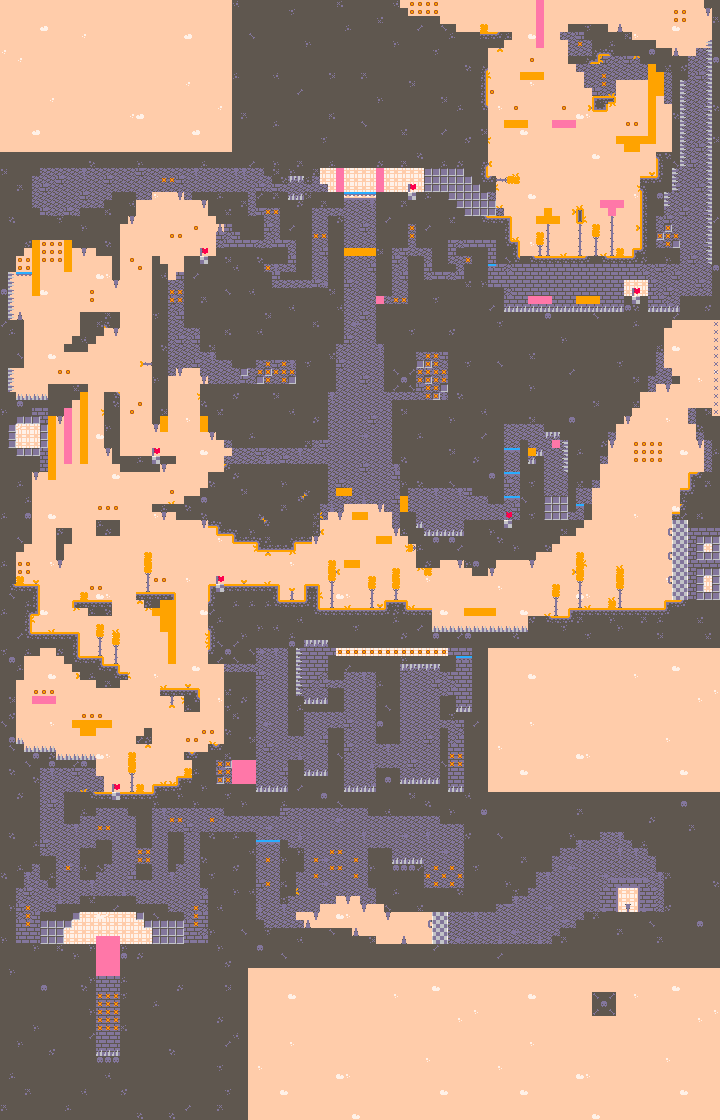

This is a level from a 2D game, rendered from its Tiled map with the project's own tilesets. A one-line summary and the map file follow, with tile-layer data summarised:
An orthogonal 90x140 tile map with 8x8 px tiles, 6 tile layers (Sky, Wall, Wall Details, Terrain, ...) and 12 objects (3x KeyLock, PlayerSpawn, CoinLock, Key1, Key2, ...).

<map version="1.10" tiledversion="1.11.2" orientation="orthogonal" renderorder="right-down" width="90" height="140" tilewidth="8" tileheight="8" infinite="0" nextlayerid="9" nextobjectid="26">
 <editorsettings>
  <export target="../assets/tilemaps/openLevel.tmj" format="json" />
 </editorsettings>
 <tileset firstgid="1" source="Pico-8-Platformer.tsx" />
 <layer id="2" name="Sky" width="90" height="140" locked="1">
  <data>[12600 cells, 12600 non-empty, 3 distinct tile ids]</data>
 </layer>
 <layer id="4" name="Wall" width="90" height="140" locked="1">
  <data>[12600 cells, 2440 non-empty, 6 distinct tile ids]</data>
 </layer>
 <layer id="3" name="Wall Details" width="90" height="140" locked="1">
  <data>[12600 cells, 121 non-empty, 2 distinct tile ids]</data>
 </layer>
 <layer id="5" name="Terrain" width="90" height="140">
  <data>[12600 cells, 5974 non-empty, 36 distinct tile ids]</data>
 </layer>
 <layer id="7" name="Coin Door" width="90" height="140" locked="1">
  <data>[12600 cells, 9 non-empty, 2 distinct tile ids]</data>
 </layer>
 <layer id="8" name="Key Door" width="90" height="140" locked="1">
  <data>[12600 cells, 23 non-empty, 2 distinct tile ids]</data>
 </layer>
 <objectgroup id="6" name="Objects" locked="1">
  <object id="19" name="PlayerSpawn" gid="2147483739" x="356" y="232" width="8" height="8" />
  <object id="6" name="CoinLock" gid="68" x="424" y="932" width="8" height="8">
   <properties>
    <property name="coinPrice" type="int" value="100" />
   </properties>
  </object>
  <object id="7" name="KeyLock" gid="68" x="664" y="540" width="8" height="8" />
  <object id="8" name="KeyLock" gid="68" x="664" y="564" width="8" height="8" />
  <object id="9" name="KeyLock" gid="68" x="664" y="588" width="8" height="8" />
  <object id="12" name="Key1" gid="67" x="624" y="904" width="8" height="8" />
  <object id="13" name="Key2" gid="67" x="56" y="200" width="8" height="8" />
  <object id="14" name="Key3" gid="67" x="552" y="512" width="8" height="8" />
  <object id="15" name="WallJumpPickup" gid="148" x="104" y="928" width="8" height="8" />
  <object id="20" name="ColorSwapPickup" gid="150" x="356" y="184" width="8" height="8" />
  <object id="21" name="DashPickup" gid="149" x="24" y="440" width="8" height="8" />
  <object id="25" name="Godray" x="680" y="320">
   <polygon points="-5.29515,0 -101.295,288 -72,288 -8,56 0,56 0,64 -56,288 -24,288 24,0" />
  </object>
 </objectgroup>
</map>
